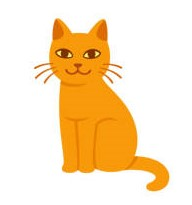
#> input picture cat1.jpg, 192 x 205 px
$ python main.py
#> lines starting #> are read from the running program, lines starting #| are printed output that depends on the picture
from PIL import Image

filenames= ['cat1.jpg', 'cat2.jpg', 'cat3.jpg']

images = [Image.open(filename) for filename in filenames]
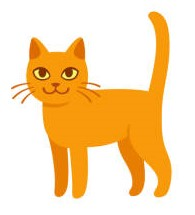
#> input picture cat2.jpg, 195 x 215 px
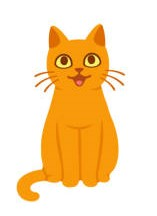
#> input picture cat3.jpg, 157 x 216 px
#> images = 3 items
frame_duration = 500

images[0].save('team.gif',save_all=True , append_images=images[1:], duration= frame_duration, loop= 0)
